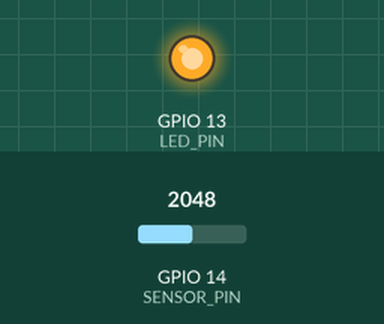
The sketch below on a simulated ESP32. Parts: output pins drawn as LEDs (lit = HIGH). The test bench sets the inputs (shaded band); at power-on: GPIO 14 (SENSOR_PIN) = 2048. WiFi joins after 1.5 s; servers stay silent unless stated; uploads are accepted with an empty reply; what the sketch prints to the serial monitor is not drawn.

Above: at 2.6 s.
At 3.2 s:
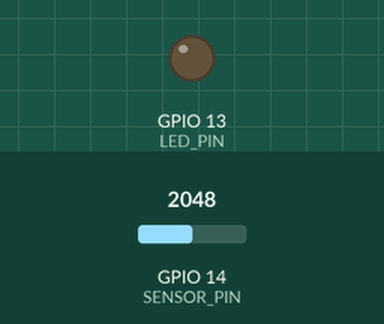
Timing chart, 0 to 4.7 s (numbered marks = the images above):
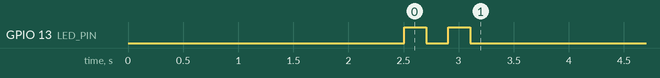

The sketch:

morpheus_client.ino
```cpp
/*
 * morpheus_client.ino
 *
 * ESP32 Client for Morpheus Decision Server
 *
 * Sends sensor data to Morpheus server and executes returned decisions.
 *
 * Hardware:
 *   - ESP32 Dev Module
 *   - DHT11 temperature sensor (pin 14)
 *   - LED (pin 13)
 *   - Servo (pin 15) [optional]
 *
 * Setup:
 *   1. Update SSID and PASSWORD below
 *   2. Set MORPHEUS_SERVER to your server IP:port
 *   3. Upload to ESP32
 *   4. Open Serial Monitor (115200 baud)
 */

#include <WiFi.h>
#include <ArduinoJson.h>

// WiFi Configuration
const char* ssid = "YOUR_SSID";
const char* password = "YOUR_PASSWORD";

// Morpheus Server Configuration
const char* morpheus_host = "192.168.1.100";  // Change to your server IP
const int morpheus_port = 8000;

// Hardware Pins
const int SENSOR_PIN = 14;     // DHT11 on GPIO14
const int LED_PIN = 13;        // LED on GPIO13
const int SERVO_PIN = 15;      // Servo on GPIO15

// Timing
unsigned long last_request = 0;
const unsigned long REQUEST_INTERVAL = 5000;  // Request every 5 seconds

// ============================================================================
// WiFi Setup
// ============================================================================

void setup_wifi() {
  Serial.print("\nConnecting to WiFi: ");
  Serial.println(ssid);

  WiFi.begin(ssid, password);

  int attempts = 0;
  while (WiFi.status() != WL_CONNECTED && attempts < 20) {
    delay(500);
    Serial.print(".");
    attempts++;
  }

  if (WiFi.status() == WL_CONNECTED) {
    Serial.println("\n✓ WiFi connected!");
    Serial.print("IP address: ");
    Serial.println(WiFi.localIP());
  } else {
    Serial.println("\n✗ WiFi connection failed!");
  }
}

// ============================================================================
// Sensor Reading
// ============================================================================

float read_temperature() {
  /*
   * Read temperature from DHT11 sensor
   * For demo: use analog input + analog-to-temperature conversion
   * In production: use DHT library
   */

  // Simple demo: return simulated temperature (20-30°C)
  int raw = analogRead(SENSOR_PIN);
  float temp = 20.0 + (raw / 4095.0) * 10.0;
  return temp;
}

int read_light_level() {
  /*
   * Read light level from analog pin
   * ADC range: 0-4095 (0-3.3V)
   */
  return analogRead(35);  // GPIO35 (ADC)
}

bool read_motion() {
  /*
   * Read motion sensor (PIR)
   * HIGH = motion detected
   */
  return digitalRead(SENSOR_PIN) == HIGH;
}

// ============================================================================
// Morpheus Communication
// ============================================================================

String send_request_to_morpheus(String sensor_data) {
  /*
   * Send sensor data to Morpheus and get decision back
   */

  WiFiClient client;

  if (!client.connect(morpheus_host, morpheus_port)) {
    Serial.println("✗ Connection to Morpheus failed!");
    return "";
  }

  Serial.println("✓ Connected to Morpheus");

  // Build HTTP request
  String request = "POST /api/decide HTTP/1.1\r\n";
  request += "Host: " + String(morpheus_host) + "\r\n";
  request += "Content-Type: application/json\r\n";
  request += "Content-Length: " + String(sensor_data.length()) + "\r\n";
  request += "Connection: close\r\n";
  request += "\r\n";
  request += sensor_data;

  // Send request
  client.print(request);

  // Read response
  String response = "";
  unsigned long timeout = millis() + 5000;  // 5 second timeout

  while (client.connected() && millis() < timeout) {
    if (client.available()) {
      char c = client.read();
      response += c;
    }
  }

  client.stop();

  // Extract JSON body from HTTP response
  int body_start = response.indexOf("\r\n\r\n") + 4;
  if (body_start > 4) {
    response = response.substring(body_start);
  }

  return response;
}

// ============================================================================
// Decision Execution
// ============================================================================

void execute_decision(String decision_json) {
  /*
   * Parse decision JSON and execute action
   */

  DynamicJsonDocument doc(512);
  DeserializationError error = deserializeJson(doc, decision_json);

  if (error) {
    Serial.print("✗ JSON parse failed: ");
    Serial.println(error.c_str());
    return;
  }

  String decision = doc["decision"];

  Serial.print("Decision: ");
  Serial.println(decision);

  // Execute action based on decision
  if (decision == "alert") {
    // Blink LED 3 times
    for (int i = 0; i < 3; i++) {
      digitalWrite(LED_PIN, HIGH);
      delay(200);
      digitalWrite(LED_PIN, LOW);
      delay(200);
    }
    Serial.println("→ Alert: LED blinked 3 times");

  } else if (decision == "low_light") {
    // Turn on LED
    digitalWrite(LED_PIN, HIGH);
    Serial.println("→ LED turned ON (low light)");

  } else if (decision == "motion_detected") {
    // Pulse LED
    for (int i = 0; i < 2; i++) {
      digitalWrite(LED_PIN, HIGH);
      delay(100);
      digitalWrite(LED_PIN, LOW);
      delay(100);
    }
    Serial.println("→ Motion detected: LED pulsed");

  } else if (decision == "process") {
    // Just log
    Serial.println("→ Decision processed");
  }
}

// ============================================================================
// Setup & Loop
// ============================================================================

void setup() {
  Serial.begin(115200);
  delay(1000);

  Serial.println("\n🌐 Morpheus ESP32 Client");
  Serial.println("========================\n");

  // Initialize pins
  pinMode(LED_PIN, OUTPUT);
  digitalWrite(LED_PIN, LOW);
  pinMode(SENSOR_PIN, INPUT);

  // Connect to WiFi
  setup_wifi();

  // Initial blink to show ready
  digitalWrite(LED_PIN, HIGH);
  delay(200);
  digitalWrite(LED_PIN, LOW);
  delay(200);
  digitalWrite(LED_PIN, HIGH);
  delay(200);
  digitalWrite(LED_PIN, LOW);

  Serial.println("\n✓ Ready to send sensor data to Morpheus!");
}

void loop() {
  // Check if time to send request
  if (millis() - last_request < REQUEST_INTERVAL) {
    delay(100);
    return;
  }

  last_request = millis();

  // Check WiFi connection
  if (WiFi.status() != WL_CONNECTED) {
    Serial.println("✗ WiFi disconnected, reconnecting...");
    setup_wifi();
    return;
  }

  // Read sensor
  float temperature = read_temperature();

  Serial.print("\n📊 Sending sensor data...");
  Serial.print("(temp: ");
  Serial.print(temperature);
  Serial.println("°C)");

  // Build sensor data JSON
  String sensor_data = "{\"device_id\":\"esp32-01\",";
  sensor_data += "\"sensor_type\":\"temperature\",";
  sensor_data += "\"value\":" + String(temperature) + "}";

  // Send to Morpheus
  String decision = send_request_to_morpheus(sensor_data);

  // Execute decision
  if (!decision.isEmpty()) {
    execute_decision(decision);
  } else {
    Serial.println("✗ No decision received");
  }
}
```
